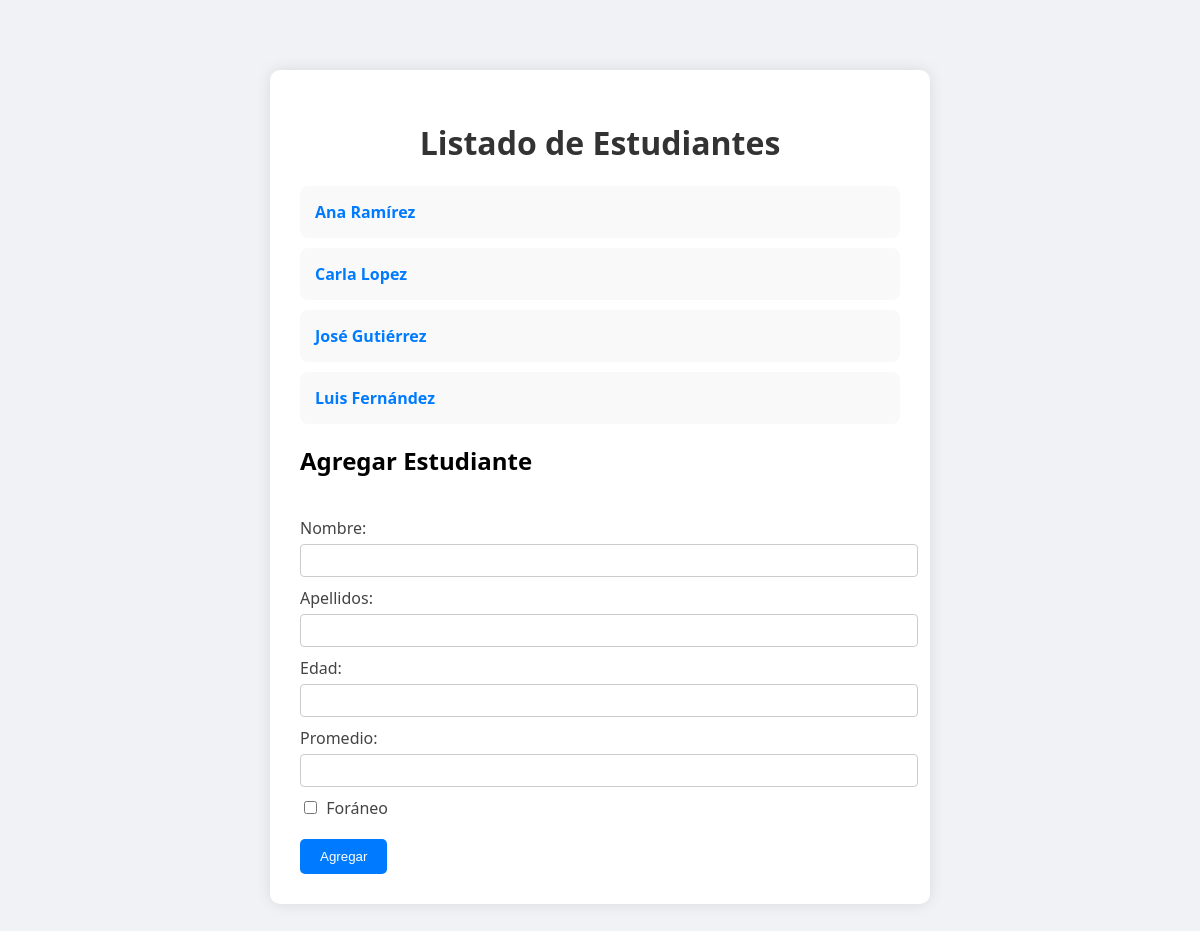
The app's page /myfirstapp/, older data.
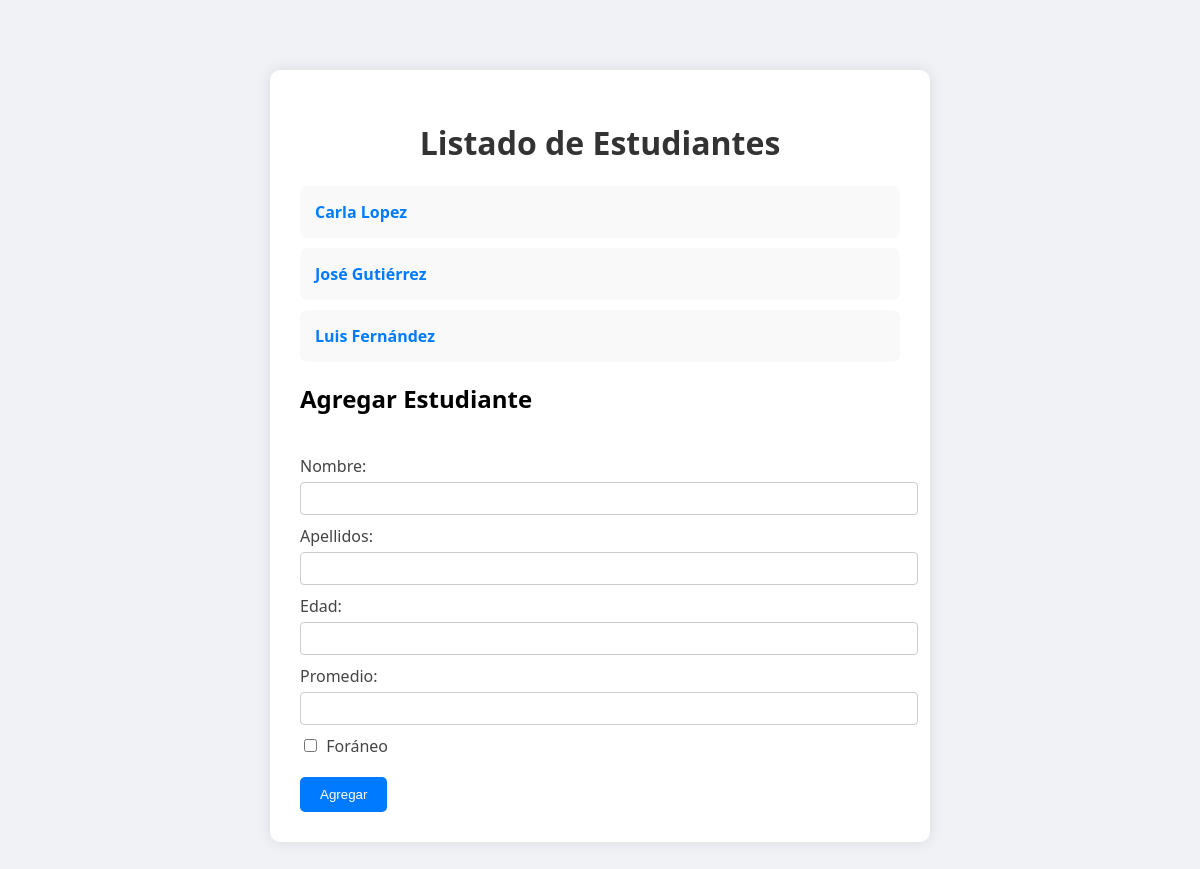
The same page, newer data.
### myfirstapp/models.py (models this page shows, shortened)
class Estudiante(models.Model):
    nombre = models.CharField(max_length=200)
    apellidos = models.CharField(max_length=200)
    edad = models.IntegerField(default=0)
    promedio = models.FloatField(default=9.99)
    foraneo = models.BooleanField(default=False)

### myfirstapp/views.py (the view)
# urls.py: path("", views.index,name="index"),
def index(request):
    estudiantes = Estudiante.objects.order_by("nombre")
    context = {
    "estudiantes": estudiantes,
    }
    return render(request, "myfirstapp/index.html",
    context)

### myfirstapp/templates/myfirstapp/index.html (shortened to what this page needs)
<!DOCTYPE html>
<html>
  <head>
  </head>
  <body>
    <div class="container">
      <h1>Listado de Estudiantes</h1>
      {% if estudiantes %}
        <ul>
          {% for estudiante in estudiantes %}
            <li>
              <a href="{% url 'myfirstapp:detalles' estudiante.id %}">
                {{ estudiante.nombre }} {{ estudiante.apellidos }}
              </a>
            </li>
          {% endfor %}
        </ul>
      {% else %}
        <p class="no-data">No hay estudiantes registrados.</p>
      {% endif %}
      <h2>Agregar Estudiante</h2>
      <form action="{% url 'myfirstapp:agrega_estudiante_forma' %}" method="POST">
        <label>
          Nombre:
          <input type="text" name="nombre">
        </label>
        <label>
          Apellidos:
          <input type="text" name="apellidos">
        </label>
        <label>
          Edad:
          <input type="text" name="edad">
        </label>
        <label>
          Promedio:
          <input type="text" name="promedio">
        </label>
        <label>
          <input type="checkbox" value="True" name="foraneo"> Foráneo
        </label>
        <input type="submit" value="Agregar">
      </form>
    </div>
  </body>
</html>

### myfirstapp/templates/myfirstapp/index.html (style rules this page uses)
body { font-family: 'Segoe UI', Tahoma, Geneva, Verdana, sans-serif; background-color: #f0f2f5; margin: 0; padding: 20px; }
.container { max-width: 600px; margin: 50px auto; background-color: #fff; padding: 30px; border-radius: 10px; box-shadow: 0 0 15px rgba(0, 0, 0, 0.1); }
h1 { text-align: center; color: #333; }
ul { list-style: none; padding: 0; }
li { background-color: #f9f9f9; margin-bottom: 10px; padding: 15px; border-radius: 8px; transition: background-color 0.3s; }
a { text-decoration: none; color: #007bff; font-weight: bold; }
form { margin-top: 40px; }
label { display: block; margin-bottom: 10px; color: #444; }
input[type="text"] { width: 100%; padding: 8px; margin-top: 5px; border: 1px solid #ccc; border-radius: 4px; }
input[type="checkbox"] { margin-right: 5px; }
input[type="submit"] { background-color: #007bff; color: white; border: none; padding: 10px 20px; border-radius: 5px; cursor: pointer; margin-top: 10px; }

Row changes from the older to the newer data that the page shows:
removed Estudiante: nombre "Ana", apellidos "Ramírez"
